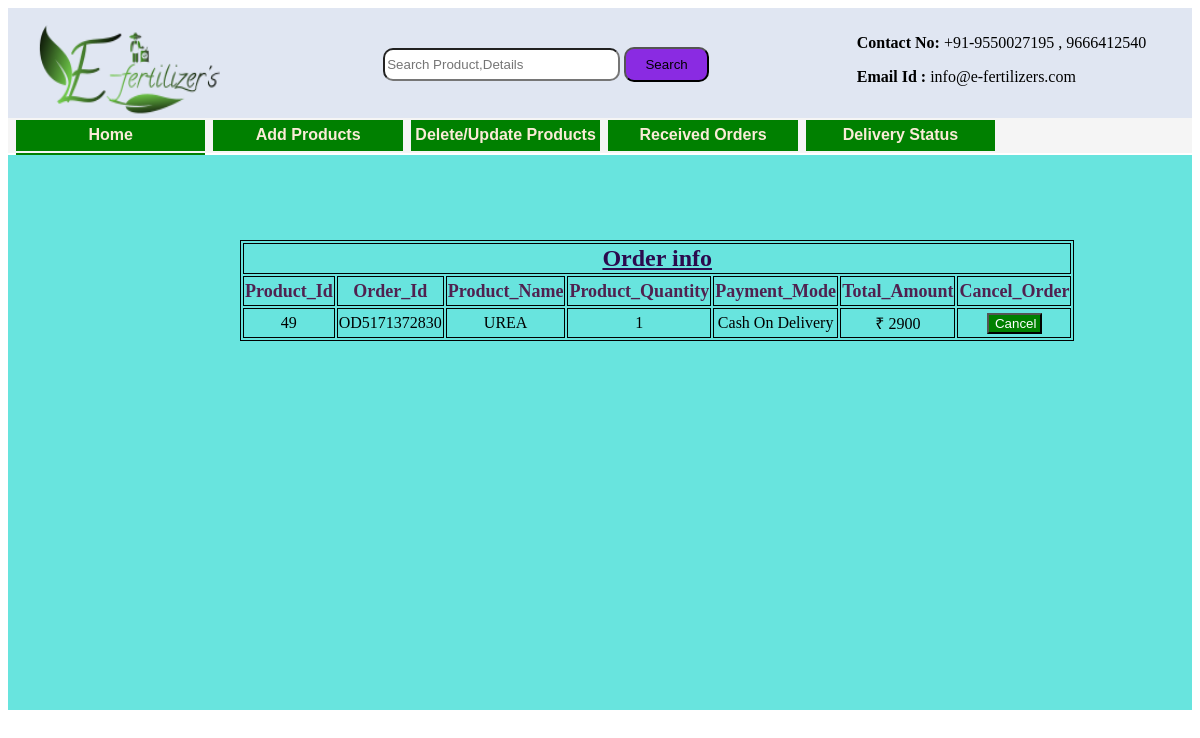
Page /Dealer/dorders on the committed database.
### Farmer/models.py (models this page shows)
class Order(models.Model):
    Customer_Email = models.EmailField()
    Seller_Email = models.EmailField()
    Pro_Id = models.IntegerField(default=0)
    Order_Id = models.CharField(max_length=50,default="ABC",unique=True)
    Name = models.CharField(max_length=20)
    Price = models.IntegerField()
    Quantity = models.IntegerField()
    Weight = models.IntegerField()
    Weight1 = models.CharField(max_length=10,default=0)
    Sub_Total = models.IntegerField()
    Payment_Mode = models.CharField(default=0,max_length=100)
    Order_Status = models.CharField(max_length=100)
    Order_Date = models.DateTimeField(auto_now=True,auto_now_add=False)
    Status_Date = models.DateTimeField(auto_now=True,auto_now_add=False)
    Image = models.ImageField(upload_to='orders')

### Dealer/views.py (the view)
# urls.py: path('dorders',views.Orders,name='dorders'),
def Orders(request):
    res = Order.objects.all()
    return render(request,"Dealer/Order Received.html",{"Data":res})

### Templates/Dealer/Order Received.html (shortened to what this page needs)
{% extends 'Dealer_Base.html' %}
{% block Dealer %}
{% load static %}
<div class="Order_Received1">
    <div class="Order_Received2">
        <table>
            <tr>
                <th colspan="7">
                    <u>Order info</u>
                </th>
            </tr>
            <tr>
                <th>Product_Id</th>
                <th>Order_Id</th>
                <th>Product_Name</th>
                <th>Product_Quantity</th>
                <th>Payment_Mode</th>
                <th>Total_Amount</th>
                <th>Cancel_Order</th>
            </tr>
            {% for i in Data %}
                <tr>
                    <td>{{i.id}}</td>
                    <td>{{i.Order_Id}}</td>
                    <td>{{i.Name}}</td>
                    <td>{{i.Quantity}}</td>
                    <td>{{i.Payment_Mode}}</td>
                    <td>&#8377 {{i.Price}}</td>
                    <td><button>Cancel</button></td>
                </tr>
            {% endfor %}
        </table>
    </div>
</div>
{% endblock %}

### Static/CSS/home.css (style rules this page uses)
.Order_Received1 { float: left;width: 100%;height: 555px;margin-top: 2px;background-color: rgb(104, 228, 222) }
.Order_Received2 { float: left;width: 55%;height: 400px;transform: translate(-50,-50);top: 30%;left: 20%;position: absolute;border-radius: 5px; }
.Order_Received2 u { font-weight: bold;font-size: x-large;text-align: center;color: rgb(43, 10, 78); }
.Order_Received2 table { width: 100%;border: 1px solid black; }
.Order_Received2 th { border: 1px solid black;width: 20%;color: rgb(80, 33, 80); font-weight: bold;font-size: large; }
.Order_Received2 td { border: 1px solid black;text-align: center;height: 25px; }
.Order_Received2 tr { height: 30px; }
.Order_Received2 button { background-color: green;color: white;width: 50%; }

### Templates/Dealer/Order Received.html (style rules this page uses)
.Order_Received1 { float: left;width: 100%;height: 555px;margin-top: 2px;background-color: rgb(104, 228, 222) }
.Order_Received2 { float: left;width: 55%;height: 400px;transform: translate(-50,-50);top: 30%;left: 20%;position: absolute;border-radius: 5px; }
.Order_Received2 u { font-weight: bold;font-size: x-large;text-align: center;color: rgb(43, 10, 78); }
.Order_Received2 table { width: 100%;border: 1px solid black; }
.Order_Received2 th { border: 1px solid black;width: 20%;color: rgb(80, 33, 80); font-weight: bold;font-size: large; }
.Order_Received2 td { border: 1px solid black;text-align: center;height: 25px; }
.Order_Received2 tr { height: 30px; }
.Order_Received2 button { background-color: green;color: white;width: 50%; }

### rows in the picture
Order: id "49", Order_Id "OD5171372830", Name "UREA", Quantity "1", Payment_Mode "Cash On Delivery", Price "2900"
